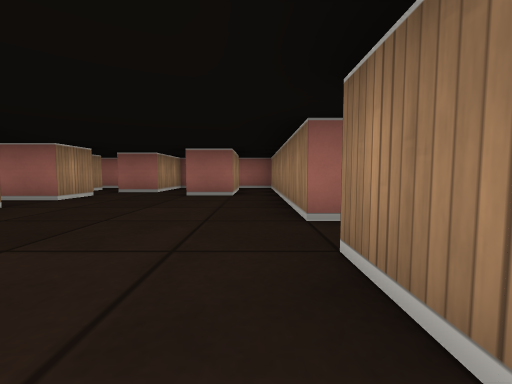
view 1 (above)

15 first-person views from a walk through a cub3D ray-caster map. The camera is about half as high as the walls, tilts 4° down and sees 90° across. The floor is counted in squares. Each view is taken from the middle of a square. On the plan, view 1 faces up. The plan holds only what a view shows up to about 9 squares ahead; the rest is blank.

view 2
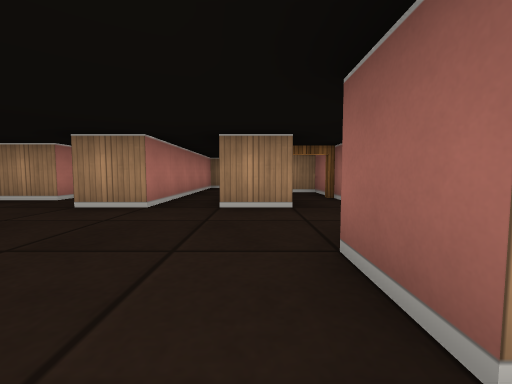

view 3
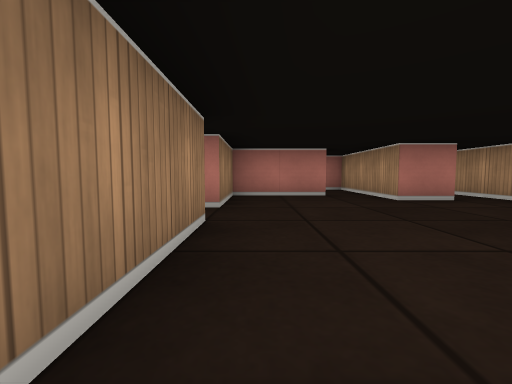

view 4
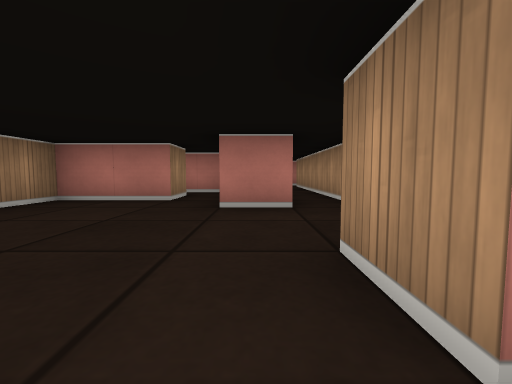

view 5
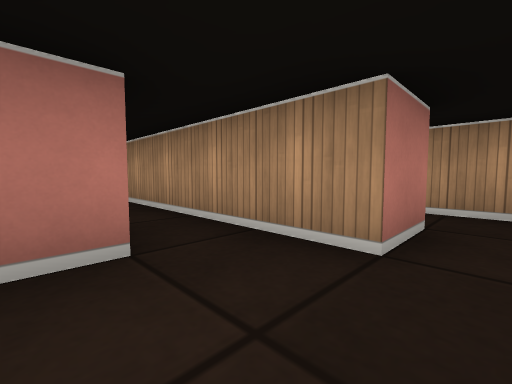

view 6
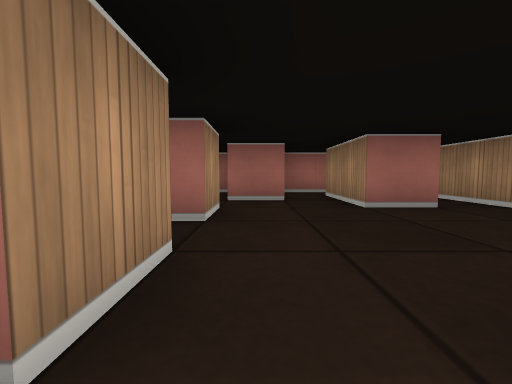

view 7
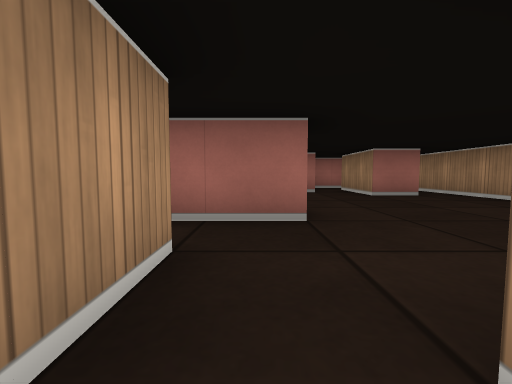

view 8
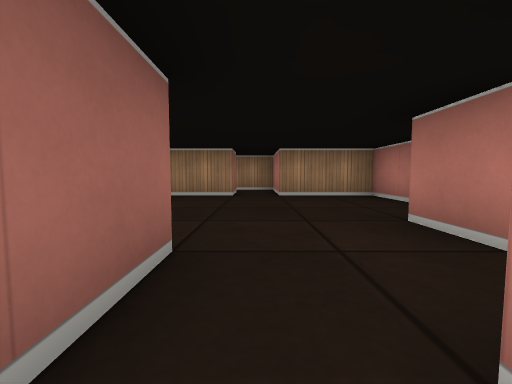

view 9
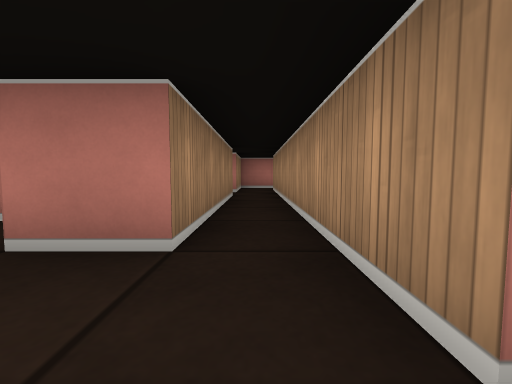

view 10
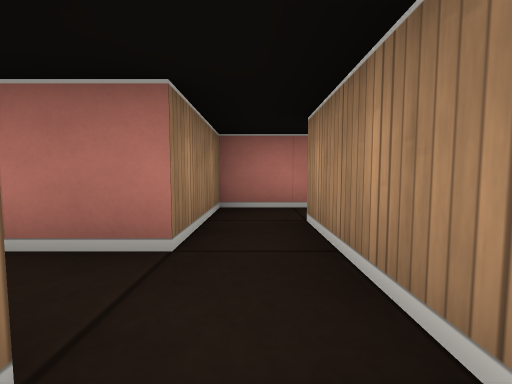

view 11
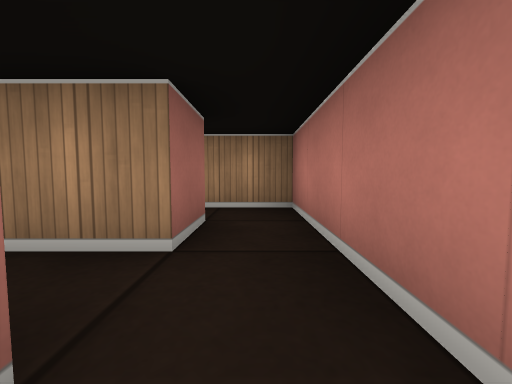

view 12
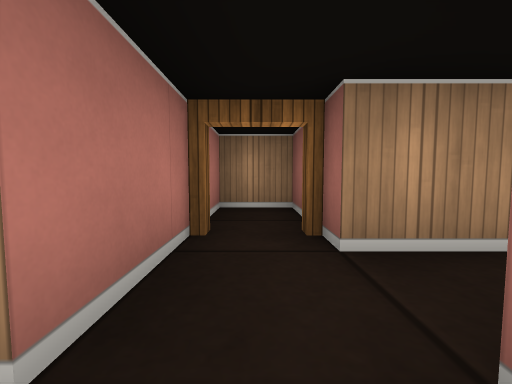

view 13
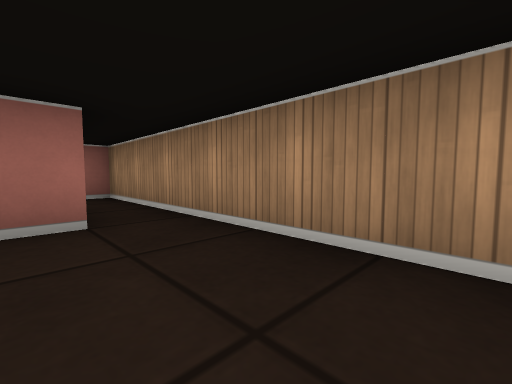

view 14
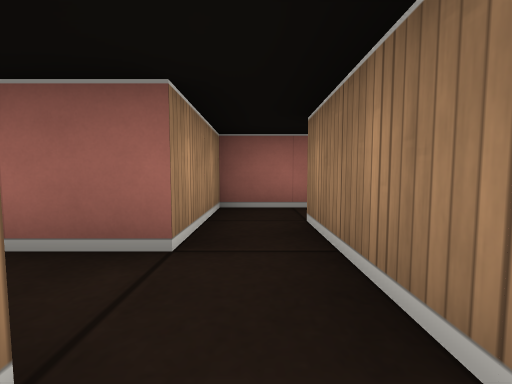

view 15
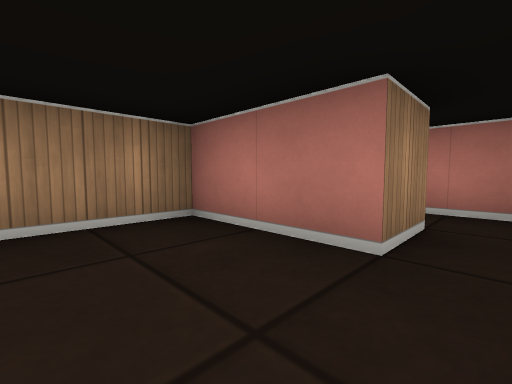

### Floor plan
Points are (right, up) in squares from view 1. A wall is a line through its corners. A room is listed if a view was taken in it or the views show most of it. See-through windows are left out.
Room 1 (views 1, 2, 3, 4, 5, 6, 7, 9, 10, 12, 13, 15)
walls: (-4.5, 1.5) (-4.5, -4.5); (-2.5, 6.5) (-3.5, 6.5); (-1.5, -0.5) (0.5, -0.5) (0.5, 1.5) (1.5, 1.5); (1.5, 2.5) (0.5, 2.5) (0.5, 7.5); (-5, 5.5) (-3.5, 5.5) (-3.5, 4.5) (-4.5, 4.5); (-0.5, 7.2) (-0.5, 5.5) (-1.5, 5.5) (-1.5, 6.5); (-8.5, 3.5) (-3.5, 3.5) (-3.5, 2.5) (-4.5, 2.5); (-3.5, -3.5) (-3.5, 0.5) (-2.5, 0.5) (-2.5, -0.5)
ways out: opening at (-5, 2) to room 2; opening at (-2, -1) to room 5; opening at (-2, 7) to room 6; opening at (-4, -5) to room 7; open door at (-5, 6) to room 8; opening at (0, 6.5) to room 9; opening at (-4, 7); opening at (-3, -4); opening at (1, 2)
Room 2 (view 8)
walls: (-5.5, 1.5) (-4.5, 1.5); (-4.5, 2.5) (-6.5, 2.5) (-6.5, 1.5)
ways out: opening at (-5, 2) to room 1; opening at (-6, 1) to room 4
Room 3 (view 11)
walls: (-6.6, -6.5) (-4.5, -6.5); (-4.5, -5.5) (-5.5, -5.5) (-5.5, -4.5)
ways out: opening at (-5, -6) to room 7; opening at (-6, -5)
Room 4 (view 14)
walls: (-5.5, -0.6) (-5.5, 1.5); (-6.5, 1.5) (-6.5, 0.5)
ways out: opening at (-6, 1) to room 2; opening at (-7, 0)
Room 5 (no view inside)
walls: (-1.5, -1.6) (-1.5, -0.5); (-2.5, -0.5) (-2.5, -2.5) (-1.1, -2.5)
ways out: opening at (-2, -1) to room 1; opening at (-1, -2)
Room 6 (no view inside)
walls: (-1.5, 6.5) (-1.5, 7.5); (-0.5, 8.5) (-2.5, 8.5) (-2.5, 6.5)
ways out: opening at (-2, 7) to room 1; opening at (-1, 8) to room 9
Room 7 (no view inside)
walls: (-4.5, -4.5) (-4.5, -5.5); (-4.5, -6.5) (-3.5, -6.5) (-3.5, -4.5)
ways out: opening at (-4, -5) to room 1; opening at (-5, -6) to room 3
Room 8 (no view inside)
walls: (-4.5, 6.5) (-6.5, 6.5) (-6.5, 5.5) (-5, 5.5)
ways out: open door at (-5, 6) to room 1
Room 9 (no view inside)
walls: (0.5, 7.5) (0.5, 8.5) (-0.5, 8.5)
ways out: opening at (0, 6.5) to room 1; opening at (-1, 8) to room 6

Positions as (right, up) in squares from view 1, and headings:
1: (0, 0), facing up
2: (0, 5), facing left
3: (0, 5), facing down
4: (-3, 4), facing down
5: (-3, 2), facing down-left
6: (-3, 2), facing up
7: (-4, 0), facing up
8: (-5, 2), facing right
9: (-4, 2), facing down
10: (-4, -3), facing down
11: (-7, -6), facing right
12: (-3, 6), facing left
13: (-1, 3), facing up-right
14: (-6, -1), facing up
15: (-2, 1), facing down-right
